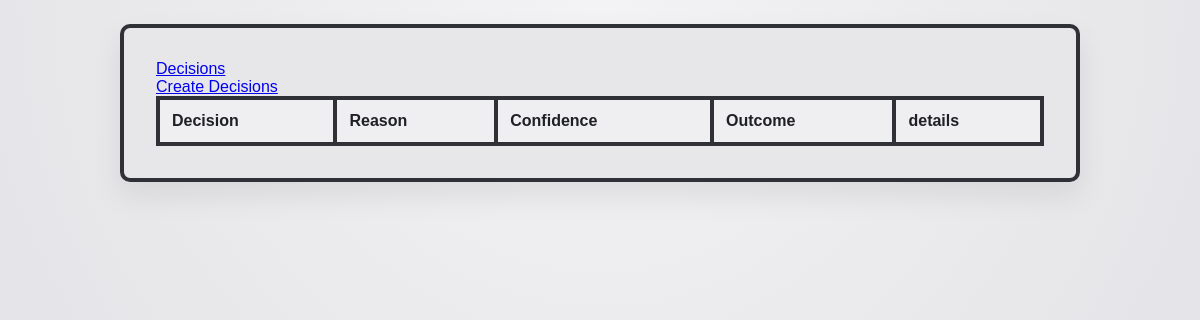
The app's page /decisions, older data.
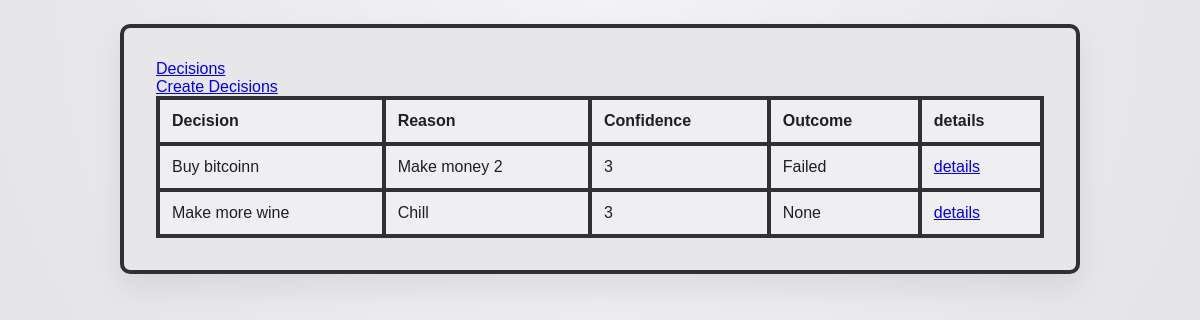
The same page, newer data.
### app.py (models this page shows)
class Decision(db.Model):
    id = db.Column(db.Integer, primary_key=True)
    title = db.Column(db.String(120))
    reason = db.Column(db.String(120))
    confidence_level = db.Column(db.Integer)
    outcome = db.Column(db.String)
    lesson = db.Column(db.Text)
    create_at = db.Column(db.DateTime)

### app.py (the view)
@app.route("/")
@app.route("/decisions")
def decisions():
    decisions = Decision.query.all()
    return render_template("home.html", decisions=decisions)

### templates/home.html (shortened to what this page needs)
{% extends "base.html" %}
{% block content %}
<table>
    <tr>
        <th>Decision</th>
        <th>Reason</th>
        <th>Confidence</th>
        <th>Outcome</th>
        <th>details</th>
    </tr>
    {%for decision in decisions %}
    <tr>
        <td>{{decision.title}}</td>
        <td>{{decision.reason}}</td>
        <td>{{decision.confidence_level}}</td>
        <td>{{decision.outcome}}</td>
        <td><a href="{{url_for('single_decision' ,id=decision.id)}}">details</a></td>
    </tr>
    {%endfor%}
</table>
{% endblock %}

### templates/base.html (shortened to what this page needs)
<!DOCTYPE html>
<html lang="en">
<head>
    <link rel="stylesheet" href="/static/styles.css" />
</head>
<body>
    <div class="page-shell">
        <nav>
            <a href="{{url_for('decisions')}}">Decisions</a>
            <br>
            <a href="{{url_for('create_decision')}}">Create Decisions</a>
        </nav>
        <main>
            {% block content %}{% endblock %}
        </main>
    </div>
</body>
</html>

### static/styles.css (style rules this page uses)
:root { --bg: #e7e7ea; --panel: #f2f2f4; --ink: #1f2024; --line: #2f3136; --mint: #0e9a73; --gold: #d4a742; --danger: #c34747; }
* { box-sizing: border-box; }
body { margin: 0; font-family: "Trebuchet MS", "Comic Sans MS", sans-serif; color: var(--ink); background: radial-gradient(circle at top, #f3f3f6 0%, var(--bg) 55%, #dcdde2 100%); min-height: 100vh; padding: 1.5rem; }
.page-shell { max-width: 960px; margin: 0 auto; background: var(--bg); border: 4px solid var(--line); border-radius: 10px; padding: 2rem clamp(1rem, 3vw, 2rem); box-shadow: 0 14px 30px rgba(0, 0, 0, 0.08); }
table { width: 100%; border-collapse: collapse; background: #efeff2; }
th, td { border: 4px solid var(--line); text-align: left; padding: 0.75rem; vertical-align: top; }

### templates/home.html (style rules this page uses)
table, th, td { border: 1px solid black; border-collapse: collapse; }

### templates/base.html (style rules this page uses)
body { background-color: red; }

Row changes from the older to the newer data that the page shows:
added Decision: title "Buy bitcoinn", reason "Make money 2", confidence_level "3", outcome "Failed"
added Decision: title "Make more wine", reason "Chill", confidence_level "3", outcome "None"
